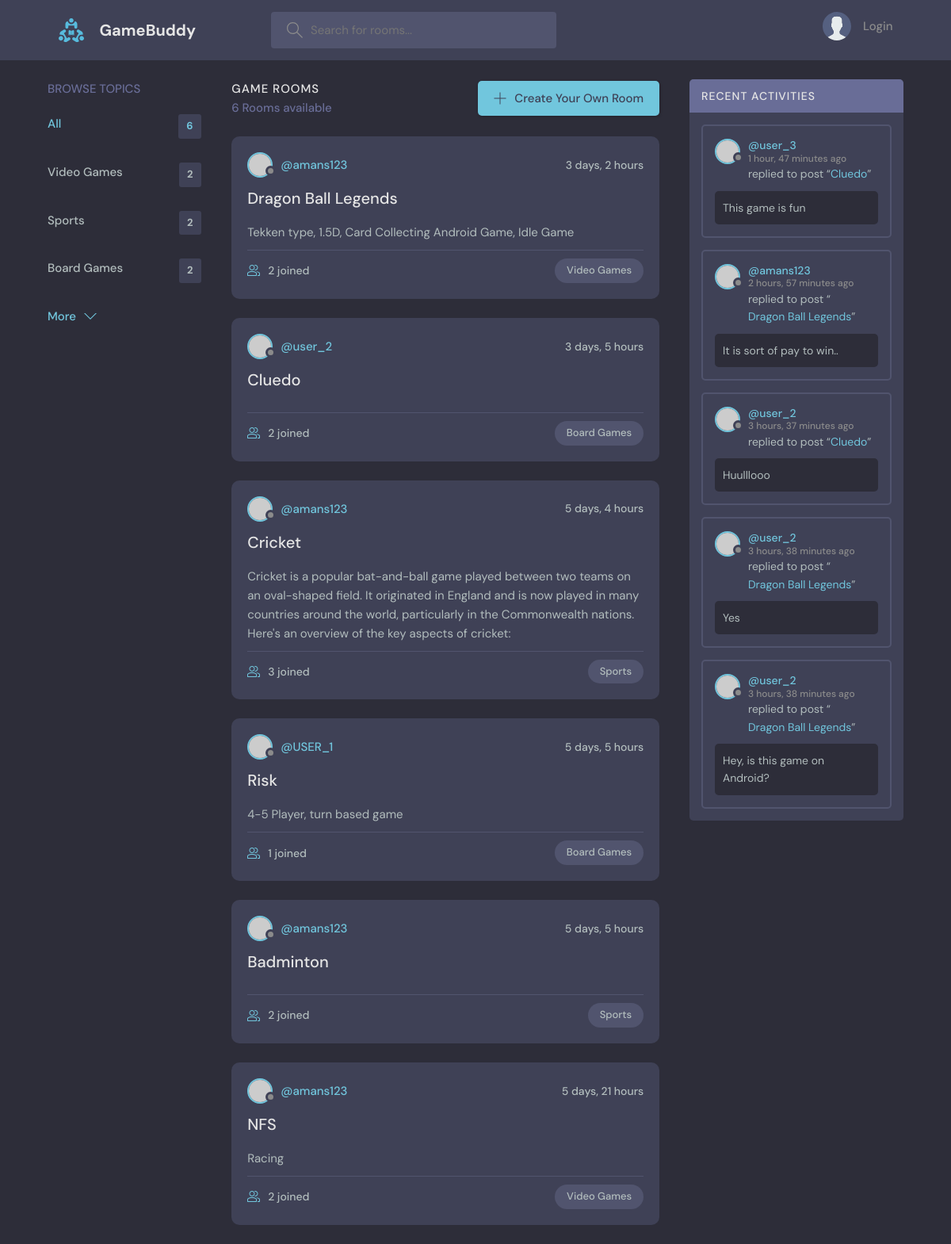
The page / on the database its author committed.
### base/models.py (models this page shows)
class Topic(models.Model):
    name = models.CharField(max_length=200)
    def __str__(self):
        return self.name

class Room(models.Model):
    host = models.ForeignKey(User, on_delete=models.CASCADE, null=True)
    topic = models.ForeignKey(Topic, on_delete=models.CASCADE, null=True)
    name = models.CharField(max_length=200)
    description = models.TextField(null=True, blank=True)
    participants = models.ManyToManyField(User, related_name='participants', blank=True)
    updated = models.DateTimeField(auto_now=True)
    created = models.DateTimeField(auto_now_add=True)
    class Meta:
        ordering = ['-updated', '-created']
    def __str__(self):
        return self.name

class Message(models.Model):
    user = models.ForeignKey(User, on_delete=models.CASCADE, default='amanssi')
    room = models.ForeignKey(Room, on_delete=models.CASCADE, )
    body = models.TextField()
    updated = models.DateTimeField(auto_now=True)
    created = models.DateTimeField(auto_now_add=True)
    def __str__(self):
        return self.body[:50]

### base/views.py (the view, shortened to what this page needs)
# urls.py: path('', views.home, name="home_name"),
def home(request):
    query = request.GET.get('query')
    rooms=Room.objects.filter()
    allMessages=Message.objects.all().order_by('-created')[:5]
    topics=Topic.objects.all()[:5]
    context={'rooms':rooms, 'rooms_count':rooms.count(), 'topics':topics, 'allMessages':allMessages}
    return render(request, 'base/home.html', context)

### base/templates/base/home.html (shortened to what this page needs)
{% extends 'main.html' %}
{% block content %}
<main class="layout layout--3">
  <div class="container">
    {% include 'base/topicsComponent.html' %}
    <div class="roomList">
      <div class="roomList__header">
        <div>
          <h2>Game Rooms</h2>
          <p>{{rooms_count}} Rooms available</p>
        </div>
        <a class="btn btn--main" href="{% url 'create-room_name' %}">
          <svg version="1.1" xmlns="http://www.w3.org/2000/svg" width="32" height="32" viewBox="0 0 32 32">
            <title>add</title>
            <path
              d="M16.943 0.943h-1.885v14.115h-14.115v1.885h14.115v14.115h1.885v-14.115h14.115v-1.885h-14.115v-14.115z"
            ></path>
          </svg>
          Create Your Own Room
        </a>
      </div>
      {% include 'base/feedComponent.html' %}
    </div>
    <div class="activities">
      <div class="activities__header">
        <h2>Recent Activities</h2>
      </div>
      {% include 'base/activityComponent.html' %}
    </div>
  </div>
</main>
{% endblock content %}

### base/templates/base/topicsComponent.html
<div class="topics">
    <div class="topics__header">
      <h2>Browse Topics</h2>
    </div>
    <ul class="topics__list">
      <li>
        <a href="{% url 'home_name' %}" class="active">All <span>{{rooms_count}}</span></a>
      </li>
      {% for topic in topics %}
      <li>
        <a href="{% url 'home_name' %}?query={{topic.name}}">{{topic.name}}<span>{{topic.room_set.all.count}}</span></a>
      </li>
      {% endfor %}
    </ul>
    <a class="btn btn--link" href="{% url 'topics_name' %}">
      More
      <svg version="1.1" xmlns="http://www.w3.org/2000/svg" width="32" height="32" viewBox="0 0 32 32">
        <title>chevron-down</title>
        <path d="M16 21l-13-13h-3l16 16 16-16h-3l-13 13z"></path>
      </svg>
    </a>
  </div>

### base/templates/base/feedComponent.html (shortened to what this page needs)
{% for room in rooms %}
<div class="roomListRoom">
    <div class="roomListRoom__header">
    <a href="{% url 'userProfile_name' room.host.username %}" class="roomListRoom__author">
        <div class="avatar avatar--small">
        <img src="https://randomuser.me/api/portraits/women/11.jpg" />
        </div>
        <span>@{{room.host.username}}</span>
    </a>
    <div class="roomListRoom__actions">
        <span>{{room.created|timesince}}</span>
    </div>
    </div>
    <div class="roomListRoom__content">
    <a href="{% url 'room_name' room.id %}">{{room.name}}</a>
    <p>{{room.description}}</p>
    </div>
    <div class="roomListRoom__meta">
    <a href="{% url 'room_name' room.id %}" class="roomListRoom__joined">
        {{room.participants.count}} joined
    </a>
    <p class="roomListRoom__topic">{{room.topic}}</p>
    </div>
</div>
{% endfor %}

### base/templates/base/activityComponent.html (shortened to what this page needs)
{% for message in allMessages %}
<div class="activities__box">
    <div class="activities__boxHeader roomListRoom__header">
      <a href="{% url 'userProfile_name' message.user.username %}" class="roomListRoom__author">
        <div class="avatar avatar--small">
          <img src="https://randomuser.me/api/portraits/women/11.jpg" />
        </div>
        <p>
          @{{message.user}}
          <span>{{message.created|timesince}} ago</span>
        </p>
      </a>
    </div>
    <div class="activities__boxContent">
      <p>replied to post “<a href="{% url 'room_name' message.room.id %}">{{message.room}}</a>”</p>
      <div class="activities__boxRoomContent">
        {{message}}
      </div>
    </div>
  </div>
{% endfor %}

### rows shown on the page
Topic: name "Video Games", room_set.all.count "2"
Topic: name "Sports", room_set.all.count "2"
Topic: name "Board Games", room_set.all.count "2"
Room: host.username "amans123", created "3 days, 2 hours", name "Dragon Ball Legends", description "Tekken type, 1.5D, Card Collecting Android Game, Idle Game", participants.count "2", topic "Video Games"
Room: host.username "user_2", created "3 days, 5 hours", name "Cluedo", participants.count "2", topic "Board Games"
Room: host.username "amans123", created "5 days, 4 hours", name "Cricket", description "Cricket is a popular bat-and-ball game played between two teams on an oval-shaped field. It originated in England and is now played in many countries around the world, particularly in the Commonwealth nations. Here's an overview of the key aspects of cricket:", participants.count "3", topic "Sports"
Room: host.username "USER_1", created "5 days, 5 hours", name "Risk", description "4-5 Player, turn based game", participants.count "1", topic "Board Games"
Room: host.username "amans123", created "5 days, 5 hours", name "Badminton", participants.count "2", topic "Sports"
Room: host.username "amans123", created "5 days, 21 hours", name "NFS", description "Racing", participants.count "2", topic "Video Games"
Message: user "user_3", created "1 hour, 47 minutes", room "Cluedo", body "This game is fun"
Message: user "amans123", created "2 hours, 57 minutes", room "Dragon Ball Legends", body "It is sort of pay to win.."
Message: user "user_2", created "3 hours, 37 minutes", room "Cluedo", body "Huulllooo"
Message: user "user_2", created "3 hours, 38 minutes", room "Dragon Ball Legends", body "Yes"
Message: user "user_2", created "3 hours, 38 minutes", room "Dragon Ball Legends", body "Hey, is this game on Android?"

### other values the page prints
{{ rooms_count }} "6"
